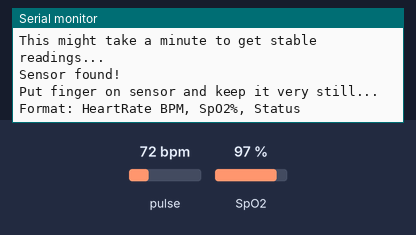
The sketch below on a simulated ESP32. Shown: the last lines printed to the serial monitor. The test bench sets the inputs (shaded band); at power-on: pulse 72 bpm, SpO2 97 %.

Above: at 1.2 s.
1.3 s: pulse set to 42 bpm
At 9.2 s:
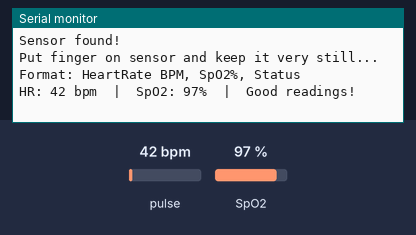
9.5 s: SpO2 set to 80 %
11.0 s: pulse set to 70 bpm
At 16.7 s:
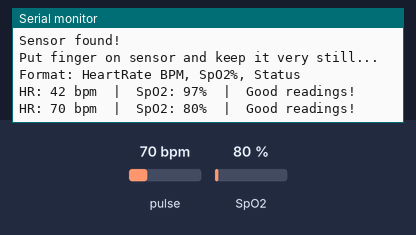

Measured:
- after the input at 1.3 s, the serial monitor: prints a new line after 6.7 s (image 1)
- after the input at 11.0 s, the serial monitor: prints a new line after 5.0 s (image 2)

The sketch:

heart_rate_test.ino
```cpp
/*
 * Heart Rate Test
 * Testing if I can get actual heart rate readings (not just raw data)
 *
 * This uses the proper algorithm to calculate heart rate from the sensor
 * It's more complex than the basic sensor test but needed for my project
 */

#include <Wire.h>
#include "MAX30105.h"
#include "spo2_algorithm.h"  // Algorithm for calculating heart rate and oxygen

MAX30105 sensor;

// Buffer to store readings for the algorithm
#define BUFFER_SIZE 100
uint32_t irBuffer[BUFFER_SIZE];
uint32_t redBuffer[BUFFER_SIZE];
int bufferIndex = 0;
bool bufferFull = false;

void setup() {
  Serial.begin(115200);
  Serial.println("Heart Rate Algorithm Test");
  Serial.println("This might take a minute to get stable readings...");

  Wire.begin(21, 22);

  if (!sensor.begin()) {
    Serial.println("Sensor not found!");
    while(1);
  }

  Serial.println("Sensor found!");

  // Setup sensor with good settings for heart rate
  byte ledBrightness = 200;  // LED brightness
  byte sampleAverage = 8;    // Average samples
  byte ledMode = 2;         // Red + IR mode
  byte sampleRate = 100;    // 100 samples per second
  int pulseWidth = 411;     // Pulse width
  int adcRange = 16384;     // ADC range

  sensor.setup(ledBrightness, sampleAverage, ledMode, sampleRate, pulseWidth, adcRange);

  Serial.println("Put finger on sensor and keep it very still...");
  Serial.println("Format: HeartRate BPM, SpO2%, Status");
}

void loop() {
  // Read sensor data
  if (sensor.available()) {
    uint32_t red = sensor.getRed();
    uint32_t ir = sensor.getIR();
    sensor.nextSample();

    // Store in buffer
    redBuffer[bufferIndex] = red;
    irBuffer[bufferIndex] = ir;
    bufferIndex++;

    // When buffer is full, calculate heart rate
    if (bufferIndex >= BUFFER_SIZE) {
      bufferIndex = 0;
      bufferFull = true;

      // Only calculate if finger is detected
      if (ir > 7000) {  // Finger detection threshold
        calculateHeartRate();
      } else {
        Serial.println("No finger detected - place finger firmly on sensor");
      }
    }
  }

  sensor.check();  // Keep sensor alive
}

void calculateHeartRate() {
  // Variables for algorithm results
  int32_t spo2;       // Oxygen saturation
  int8_t validSPO2;   // 1 if valid, 0 if not
  int32_t heartRate;  // Heart rate
  int8_t validHR;     // 1 if valid, 0 if not

  // Run the algorithm (this is from Maxim, the sensor company)
  maxim_heart_rate_and_oxygen_saturation(irBuffer, BUFFER_SIZE, redBuffer,
                                         &spo2, &validSPO2, &heartRate, &validHR);

  // Print results
  Serial.print("HR: ");
  if (validHR && heartRate > 0) {
    Serial.print(heartRate);
    Serial.print(" bpm");
  } else {
    Serial.print("calculating...");
  }

  Serial.print("  |  SpO2: ");
  if (validSPO2 && spo2 > 0) {
    Serial.print(spo2);
    Serial.print("%");
  } else {
    Serial.print("calculating...");
  }

  Serial.print("  |  ");
  if (validHR && validSPO2) {
    Serial.println("Good readings!");
  } else {
    Serial.println("Keep finger still...");
  }
}
```
